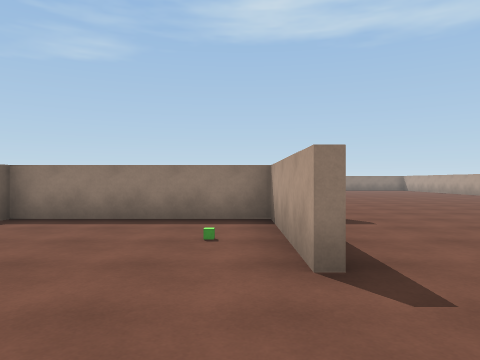
view 1 (above)

24 first-person views from a walk through a Unity game level. The camera is 1.3 m above the floor, looks level and sees 70° across. The floor is counted in squares, 1.8 m on a side. Each view is taken from the middle of a square. On the plan, view 1 faces up. The plan holds only what a view shows up to about 11 squares ahead; the rest is blank. The player character is not drawn.

view 2
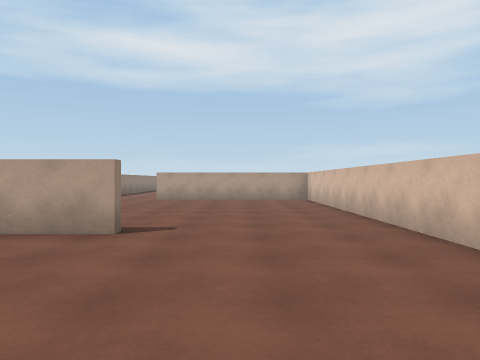

view 3
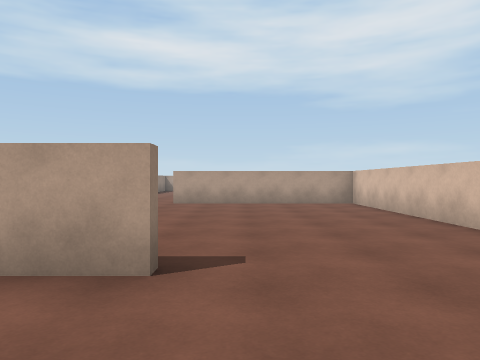

view 4
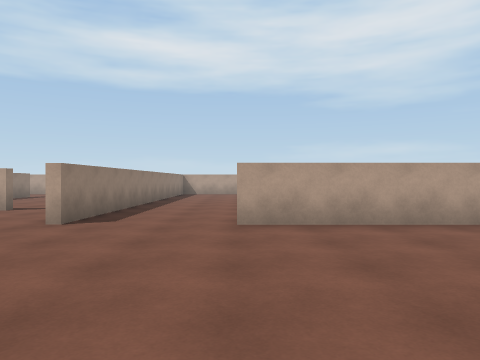

view 5
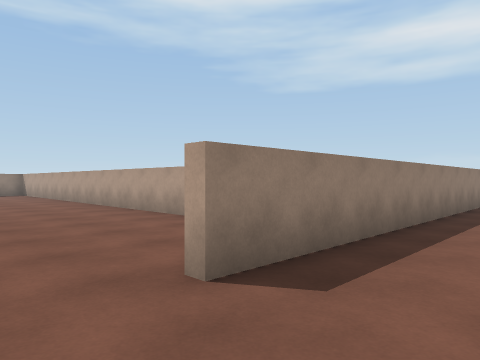

view 6
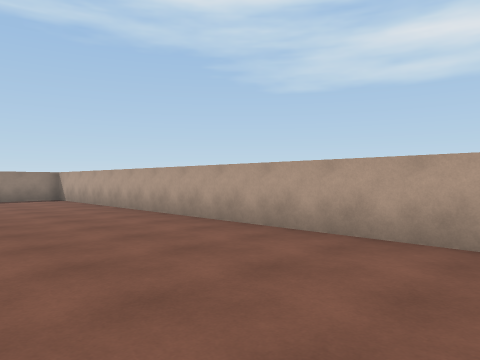

view 7
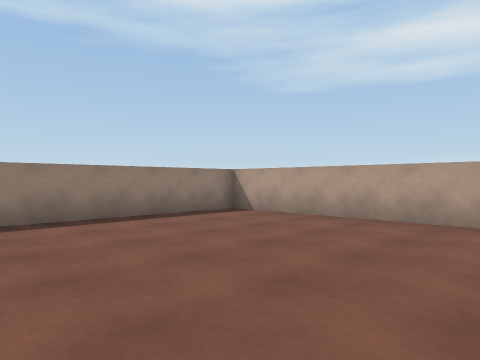

view 8
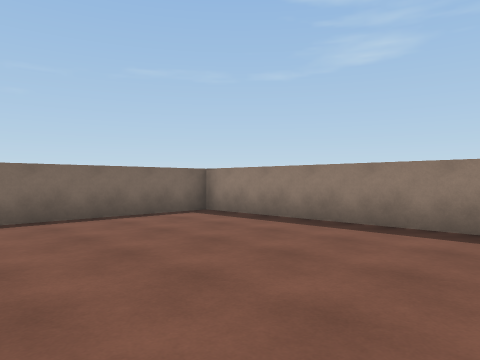

view 9
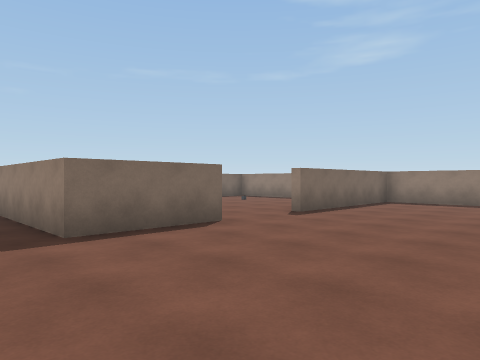

view 10
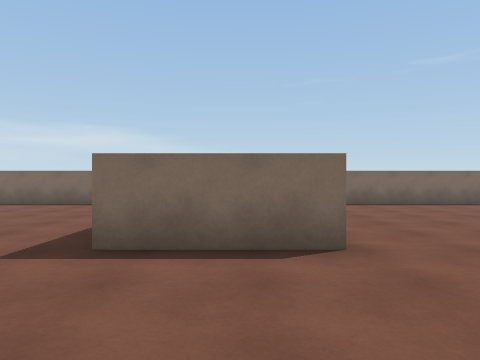

view 11
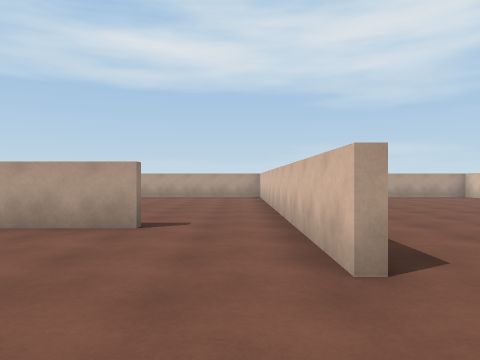

view 12
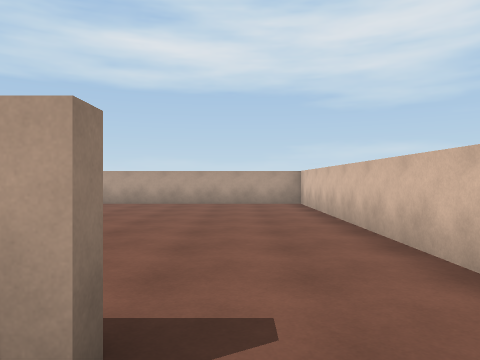

view 13
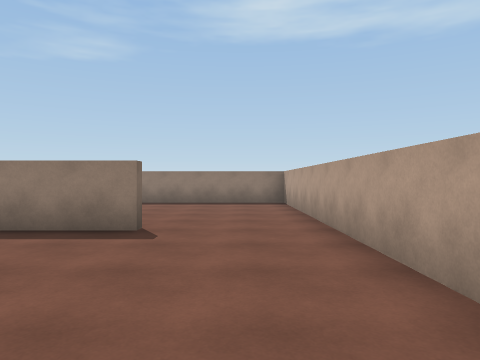

view 14
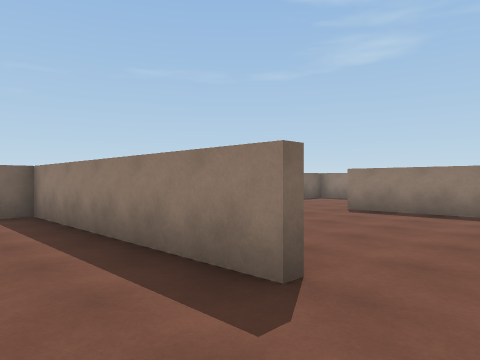

view 15
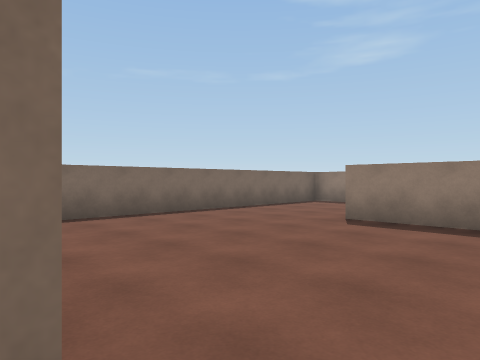

view 16
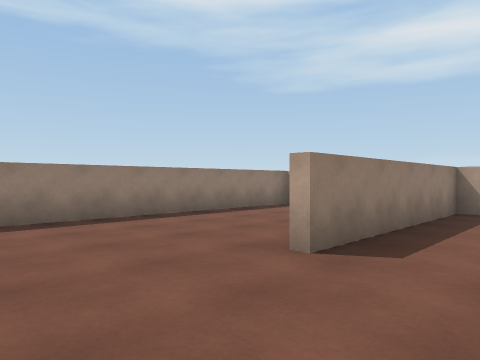

view 17
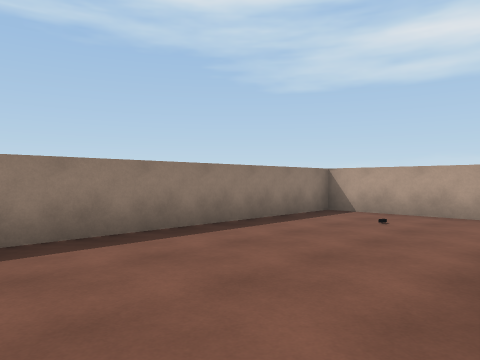

view 18
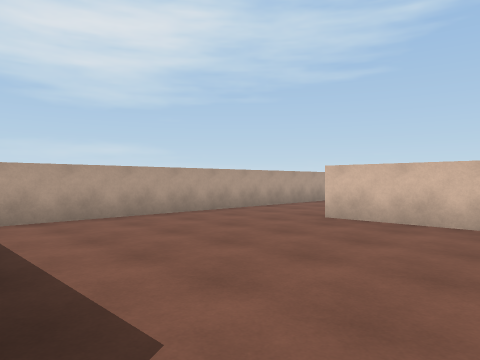

view 19
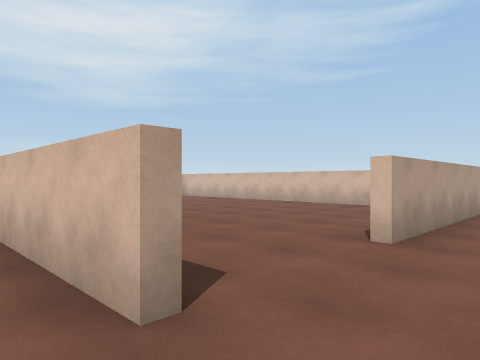

view 20
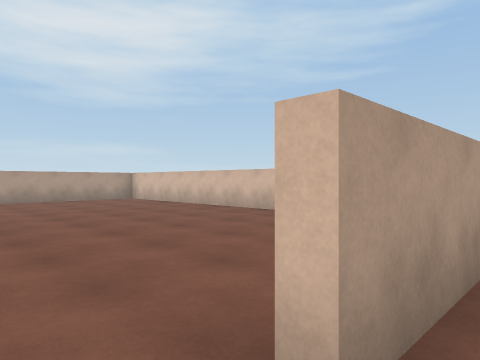

view 21
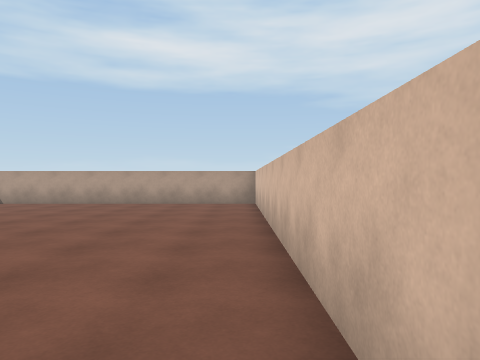

view 22
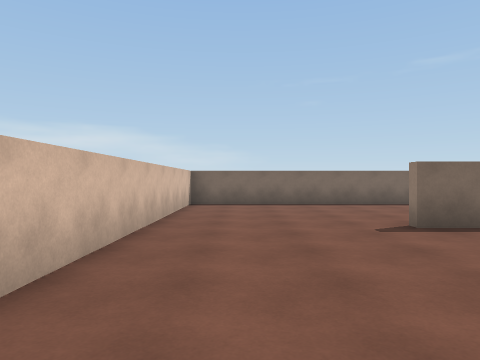

view 23
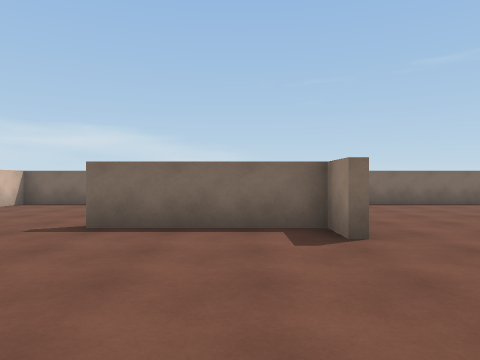

view 24
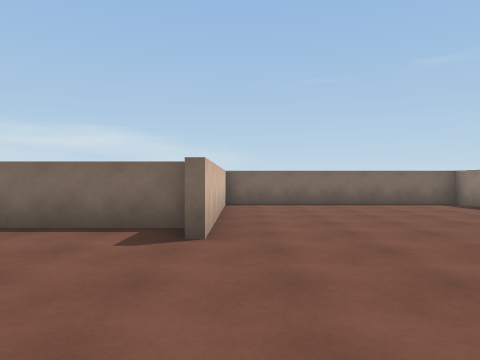

### Floor plan
Points are (right, up) in squares from view 1. A wall is a line through its corners. A room is listed if a view was taken in it or the views show most of it. See-through windows are left out.
Room 1 (views 1, 2, 3, 4, 5, 6, 7, 8, 9, 10, 11, 12, 19, 20, 22, 23, 24)
walls: (1.9, 6.3) (0.8, 6.3) (0.8, 2.6); (8.5, 7.1) (11.5, 7.1); (2.5, 16.1) (2.5, 13.5) (-1.4, 13.5); (11.1, 9.5) (11.1, 23.4) (2.5, 23.4) (2.5, 18.5); (-3.2, 13.5) (-4.2, 13.5) (-4.2, 6.5); (0.6, 2.6) (0.6, 6.3) (-4.2, 6.3) (-4.2, -1.5) (8.5, -1.5) (8.5, 4.1); (-3.9, 6.6) (1.9, 6.6)
ways out: opening at (11, 8.5) to room 2; opening at (9, 5.5) to room 3; opening at (2, 17.5)
objects: other object (0, 4)
Room 2 (views 13, 14, 15, 16, 17, 18)
walls: (15, 13.1) (17.6, 13.1); (17.6, 12.9) (11.4, 12.9) (11.4, 12.2); (20.4, 20.2) (20.4, 23.4) (13.1, 23.4); (11.4, 22) (11.4, 15); (11.5, 7.1) (20.4, 7.1) (20.4, 18.9) (14.9, 18.9)
ways out: opening at (11, 8.5) to room 1
objects: other object (19, 21)
Room 3 (view 21)
walls: (17.8, 6.9) (8.5, 6.9); (10.6, -1.5) (20.1, -1.5); (20.4, -1.5) (20.4, 6.4)
ways out: opening at (9, 5.5) to room 1

Positions as (right, up) in squares from view 1, and headings:
1: (0, 0), facing up
2: (-4, 1), facing right
3: (-2, 2), facing right
4: (3, 4), facing right
5: (7, 5), facing up-right
6: (7, 10), facing up-right
7: (5, 17), facing up-right
8: (9, 18), facing up-left
9: (7, 12), facing up-left
10: (6, 15), facing left
11: (6, 8), facing right
12: (10, 9), facing right
13: (19, 8), facing up
14: (19, 11), facing up-left
15: (18, 13), facing up-left
16: (12, 17), facing up-right
17: (13, 19), facing up-right
18: (14, 19), facing down-right
19: (7, 8), facing down-right
20: (8, 5), facing down-right
21: (10, -1), facing right
22: (6, 0), facing left
23: (6, 5), facing left
24: (6, 7), facing left
